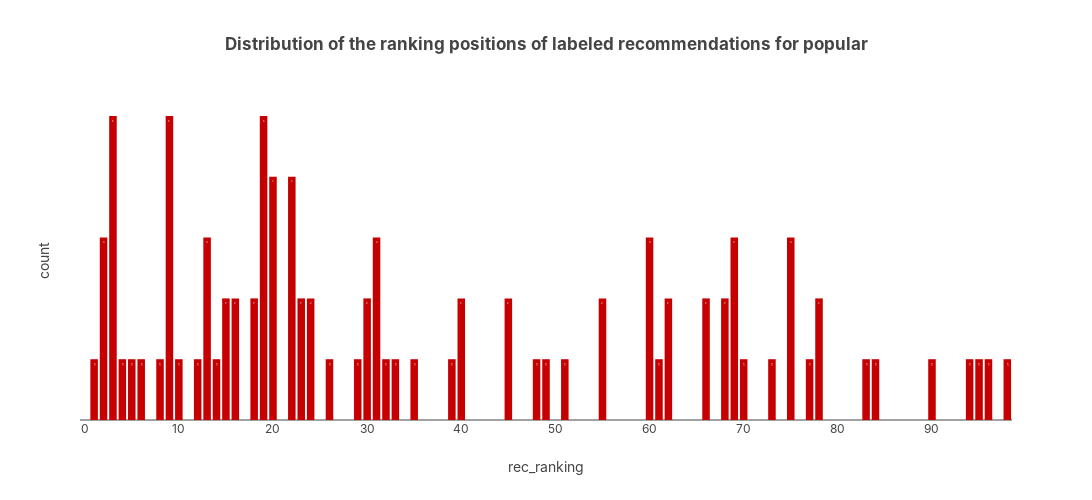

Notebook code for this chart:
### Code cell
_df = popular_recs_target.loc[lambda df: df['rating_rank'].eq(1) & df['rec_ranking'].lt(cmparams.top_K + 1)]
plot_rec_ranking_histogram(_df, 'popular')

### Figure 1 — Plotly figure (JSON) as saved in the notebook; plotly's stock layout.template omitted (floating-point values rounded to 4 significant figures)
{"data": [{"alignmentgroup": "True", "hovertemplate": "rec_ranking=%{x}<br>count=%{y}<extra></extra>", "legendgroup": "", "marker": {"color": "#c60000", "pattern": {"shape": ""}}, "name": "", "offsetgroup": "", "orientation": "v", "showlegend": false, "textposition": "auto", "texttemplate": "%{y}", "type": "bar", "x": [0, 1, 2, 3, 4, 5, 6, 7, 8, 9, 10, 11, 12, 13, 14, 15, 16, 17, 18, 19, 20, 21, 22, 23, 24, 25, 26, 27, 28, 29, 30, 31, 32, 33, 34, 35, 36, 37, 38, 39, 40, 41, 42, 43, 44, 45, 46, 47, 48, 49, 50, 51, 52, 53, 54, 55, 56, 57, 58, 59, 60, 61, 62, 63, 64, 65, 66, 67, 68, 69, 70, 71, 72, 73, 74, 75, 76, 77, 78, 79, 80, 81, 82, 83, 84, 85, 86, 87, 88, 89, 90, 91, 92, 93, 94, 95, 96, 97, 98], "xaxis": "x", "y": [0, 1, 3, 5, 1, 1, 1, 0, 1, 5, 1, 0, 1, 3, 1, 2, 2, 0, 2, 5, 4, 0, 4, 2, 2, 0, 1, 0, 0, 1, 2, 3, 1, 1, 0, 1, 0, 0, 0, 1, 2, 0, 0, 0, 0, 2, 0, 0, 1, 1, 0, 1, 0, 0, 0, 2, 0, 0, 0, 0, 3, 1, 2, 0, 0, 0, 2, 0, 2, 3, 1, 0, 0, 1, 0, 3, 0, 1, 2, 0, 0, 0, 0, 1, 1, 0, 0, 0, 0, 0, 1, 0, 0, 0, 1, 1, 1, 0, 1], "yaxis": "y"}], "layout": {"barmode": "relative", "height": 500, "legend": {"tracegroupgap": 0}, "title": {"text": "Distribution of the ranking positions of labeled recommendations for popular"}, "width": 1300, "xaxis": {"anchor": "y", "autorange": true, "domain": [0, 1], "range": [-0.5, 98.5], "showspikes": false, "title": {"text": "rec_ranking"}, "type": "linear"}, "yaxis": {"anchor": "x", "autorange": true, "domain": [0, 1], "range": [0, 5.263], "showspikes": false, "title": {"text": "count"}, "type": "linear"}}}
